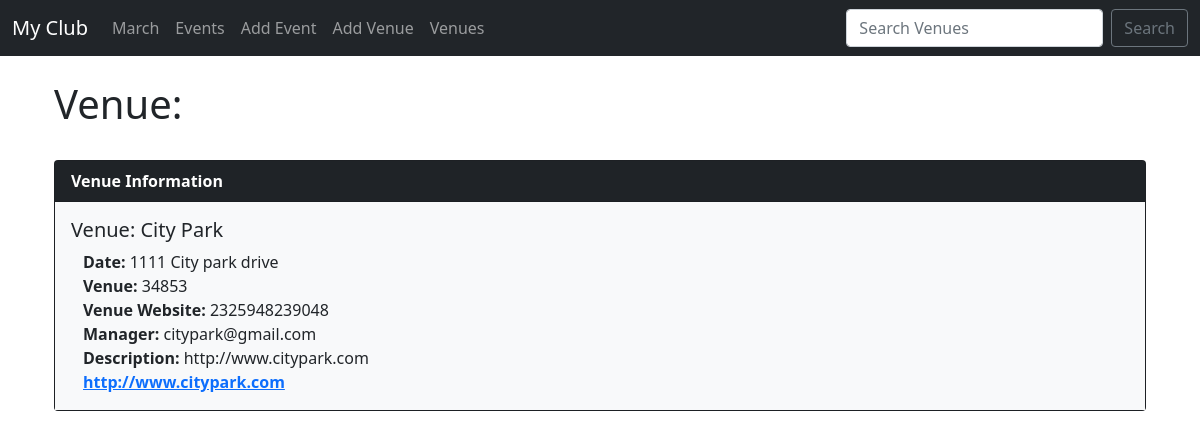
Before: /show_venue/1 with the older database file.
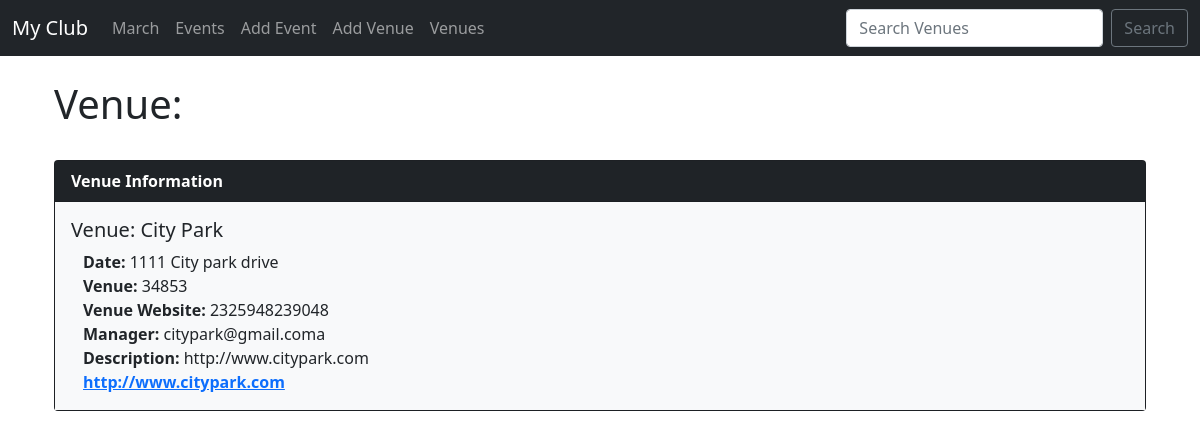
After: the same page with the newer database file.
### events/models.py (models this page shows)
class Venue(models.Model):
    name = models.CharField('Venue name', max_length=120)
    address = models.CharField(max_length=300)
    zip_code = models.CharField("Zip Code", max_length=15)
    phone = models.CharField('Contact Phone', max_length=25, blank=True)
    web = models.URLField('Website Address', blank=True)
    email_address = models.EmailField('Email Address',  blank=True)
    def __str__(self):
        return self.name

### events/views.py (the view)
# urls.py: path('show_venue/<venue_id>', views.show_venue, name="show-venue"),
def show_venue(request, venue_id):
    venue = Venue.objects.get(pk=venue_id)
    return render(request, 'events/show_venue.html', {
        'venue': venue,
    })

### events/templates/events/show_venue.html
{% extends 'events/base.html' %}
{% block content %}
<div class="container">
    <h1>Venue: </h1><br>
<div class="card text-white bg-dark mb-3">
  <div class="card-header" style="color: #fff; font-weight: bold">
    Venue Information
  </div>
  <div class="card-body bg-light text-dark">
    <h5 class="card-title">Venue: {{ venue }}</h5>
    <p class="card-text container">
            <strong>Date: </strong> {{ venue.address }}<br>
            <strong>Venue: </strong> {{ venue.zip_code }} <br>
            <strong>Venue Website: </strong> {{ venue.phone }}<br>
            <strong>Manager: </strong> {{ venue.email_address }}<br>
            <strong>Description: </strong> {{ venue.web }}<br>
            <strong><a href="{{ venue.web }}">{{ venue.web }}</a></strong>
    </p>
  </div>
    </div>
{% endblock %}

### events/templates/events/base.html (shortened to what this page needs)
<!doctype html>
<html lang="en">
  <head>
    <link href="https://cdn.jsdelivr.net/npm/bootstrap@5.0.0-beta3/dist/css/bootstrap.min.css" rel="stylesheet">
  </head>
  <body>
  {% include 'events/navbar.html'%}
  <br>
   <div class="container">
    {% block content %}
    {% endblock %}
       </div>
  </body>
</html>

### events/templates/events/navbar.html (shortened to what this page needs)
<nav class="navbar navbar-expand-lg navbar-dark bg-dark">
  <div class="container-fluid">
    <a class="navbar-brand" href="{% url 'home' %}">My Club</a>
    <div class="collapse navbar-collapse" id="navbarSupportedContent">
      <ul class="navbar-nav me-auto mb-2 mb-lg-0">
        <li class="nav-item">
          <a class="nav-link" href="{% url 'home' '2021' 'March' %}">March</a>
        </li>
            <li class="nav-item">
              <a class="nav-link" href="{% url 'list-events'%}">Events</a>
            </li>
            <li class="nav-item">
                <a class="nav-link" href="{% url 'add-event'%}">Add Event</a>
              </li>
              <li class="nav-item">
                <a class="nav-link" href="{% url 'add-venue'%}">Add Venue</a>
              </li>
            <li class="nav-item">
                <a class="nav-link" href="{% url 'list-venues'%}">Venues</a>
              </li>
      </ul>
      <form class="d-flex" method="POST" action="{% url 'search-venues' %}">
        <input class="form-control me-2" type="search" placeholder="Search Venues" name="searched" aria-label="Search">
        <button class="btn btn-outline-secondary" type="submit">Search</button>
      </form>
    </div>
  </div>
</nav>

Changed rows visible on the page:
changed Venue "City Park": email_address "citypark@gmail.com" → "citypark@gmail.coma"
